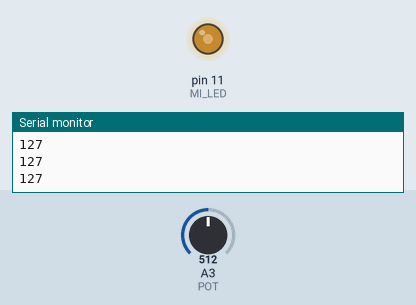
Recording of a sketch running on a simulated Arduino Uno, built with avr-gcc and run on an emulated ATmega328P. Parts: output pins drawn as LEDs (lit = HIGH), the last lines printed to the serial monitor. The inputs (shaded band) are chosen by the test bench; at power-on: A3 (POT) = 512.

Above: at 1.2 s.
1.3 s: A3 (POT) set to 716
At 2.4 s:
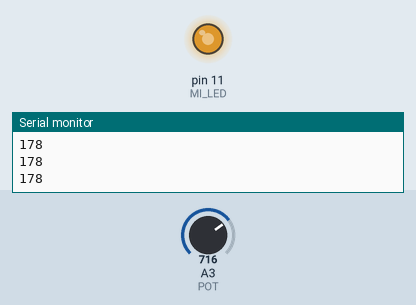
2.8 s: A3 (POT) set to 900
At 3.7 s:
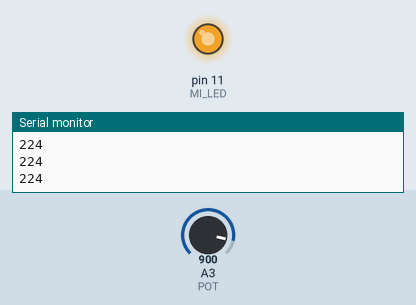
4.3 s: A3 (POT) set to 122
At 5.0 s:
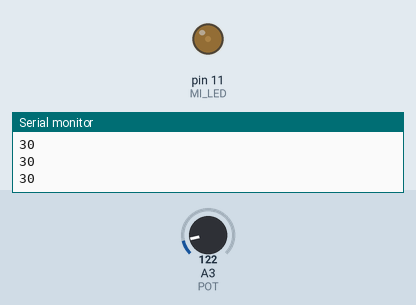
5.8 s: A3 (POT) set to 0
At 6.3 s:
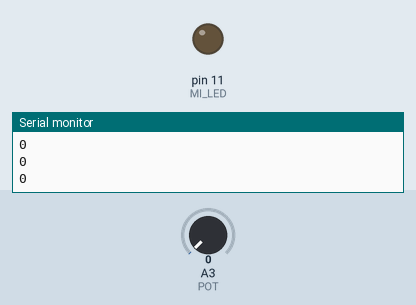
7.3 s: A3 (POT) set to 511
At 8.8 s:
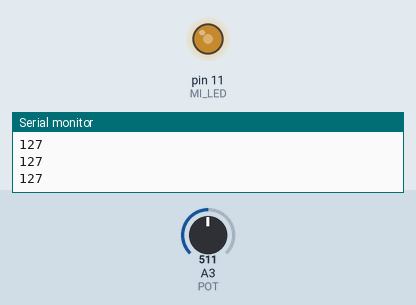
Timing chart, 0 to 9.8 s (numbered marks = the images above; inputs shaded):
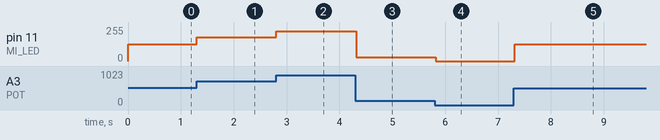

The sketch:

p7_dimer_pot_led.ino
```cpp
#define POT A3
#define MI_LED 11

int lectura=0;
int escritura=0;

// the setup routine runs once when you press reset:
void setup() {
  Serial.begin(9600);
  // initialize the digital pin as an output.
  pinMode(MI_LED, OUTPUT);
  pinMode(POT, INPUT);
}

// the loop routine runs over and over again forever:
void loop() {

  lectura=analogRead(POT);
  escritura=(255./1023.)*lectura;
  analogWrite(MI_LED,escritura);
  Serial.println(escritura);
  delay(100);

}
```

Measured:
- after the input at 1.3 s, pin 11 (MI_LED): 127/255 → 178/255 at once
- after the input at 2.8 s, pin 11 (MI_LED): 178/255 → 224/255 at once
- after the input at 4.3 s, pin 11 (MI_LED): 224/255 → 30/255 at once
- after the input at 5.8 s, pin 11 (MI_LED): 30/255 → 0/255 at once
- after the input at 7.3 s, pin 11 (MI_LED): 0/255 → 127/255 at once
